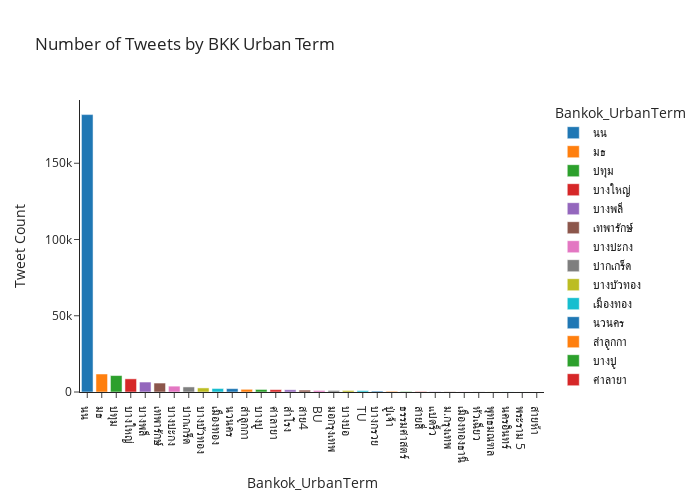

This figure's notebook cell:
### Code cell
px.bar(bkk_urban_tweet_count, x = "Bankok_UrbanTerm", y = "Tweet Count",
        title = "Number of Tweets by BKK Urban Term",
        color ="Bankok_UrbanTerm", width= 700 ,height= 500)

### Figure 1 — Plotly figure (JSON) as saved in the notebook; plotly's stock layout.template omitted (floating-point values rounded to 4 significant figures)
{"data": [{"alignmentgroup": "True", "hovertemplate": "Bankok_UrbanTerm=%{x}<br>Tweet Count=%{y}<extra></extra>", "legendgroup": "นน", "marker": {"color": "#1F77B4", "pattern": {"shape": ""}}, "name": "นน", "offsetgroup": "นน", "orientation": "v", "showlegend": true, "textposition": "auto", "type": "bar", "x": ["นน"], "xaxis": "x", "y": [181901], "yaxis": "y"}, {"alignmentgroup": "True", "hovertemplate": "Bankok_UrbanTerm=%{x}<br>Tweet Count=%{y}<extra></extra>", "legendgroup": "มธ", "marker": {"color": "#FF7F0E", "pattern": {"shape": ""}}, "name": "มธ", "offsetgroup": "มธ", "orientation": "v", "showlegend": true, "textposition": "auto", "type": "bar", "x": ["มธ"], "xaxis": "x", "y": [11812], "yaxis": "y"}, {"alignmentgroup": "True", "hovertemplate": "Bankok_UrbanTerm=%{x}<br>Tweet Count=%{y}<extra></extra>", "legendgroup": "ปทุม", "marker": {"color": "#2CA02C", "pattern": {"shape": ""}}, "name": "ปทุม", "offsetgroup": "ปทุม", "orientation": "v", "showlegend": true, "textposition": "auto", "type": "bar", "x": ["ปทุม"], "xaxis": "x", "y": [10783], "yaxis": "y"}, {"alignmentgroup": "True", "hovertemplate": "Bankok_UrbanTerm=%{x}<br>Tweet Count=%{y}<extra></extra>", "legendgroup": "บางใหญ่", "marker": {"color": "#D62728", "pattern": {"shape": ""}}, "name": "บางใหญ่", "offsetgroup": "บางใหญ่", "orientation": "v", "showlegend": true, "textposition": "auto", "type": "bar", "x": ["บางใหญ่"], "xaxis": "x", "y": [8636], "yaxis": "y"}, {"alignmentgroup": "True", "hovertemplate": "Bankok_UrbanTerm=%{x}<br>Tweet Count=%{y}<extra></extra>", "legendgroup": "บางพลี", "marker": {"color": "#9467BD", "pattern": {"shape": ""}}, "name": "บางพลี", "offsetgroup": "บางพลี", "orientation": "v", "showlegend": true, "textposition": "auto", "type": "bar", "x": ["บางพลี"], "xaxis": "x", "y": [6534], "yaxis": "y"}, {"alignmentgroup": "True", "hovertemplate": "Bankok_UrbanTerm=%{x}<br>Tweet Count=%{y}<extra></extra>", "legendgroup": "เทพารักษ์", "marker": {"color": "#8C564B", "pattern": {"shape": ""}}, "name": "เทพารักษ์", "offsetgroup": "เทพารักษ์", "orientation": "v", "showlegend": true, "textposition": "auto", "type": "bar", "x": ["เทพารักษ์"], "xaxis": "x", "y": [5868], "yaxis": "y"}, {"alignmentgroup": "True", "hovertemplate": "Bankok_UrbanTerm=%{x}<br>Tweet Count=%{y}<extra></extra>", "legendgroup": "บางปะกง", "marker": {"color": "#E377C2", "pattern": {"shape": ""}}, "name": "บางปะกง", "offsetgroup": "บางปะกง", "orientation": "v", "showlegend": true, "textposition": "auto", "type": "bar", "x": ["บางปะกง"], "xaxis": "x", "y": [3840], "yaxis": "y"}, {"alignmentgroup": "True", "hovertemplate": "Bankok_UrbanTerm=%{x}<br>Tweet Count=%{y}<extra></extra>", "legendgroup": "ปากเกร็ด", "marker": {"color": "#7F7F7F", "pattern": {"shape": ""}}, "name": "ปากเกร็ด", "offsetgroup": "ปากเกร็ด", "orientation": "v", "showlegend": true, "textposition": "auto", "type": "bar", "x": ["ปากเกร็ด"], "xaxis": "x", "y": [3319], "yaxis": "y"}, {"alignmentgroup": "True", "hovertemplate": "Bankok_UrbanTerm=%{x}<br>Tweet Count=%{y}<extra></extra>", "legendgroup": "บางบัวทอง", "marker": {"color": "#BCBD22", "pattern": {"shape": ""}}, "name": "บางบัวทอง", "offsetgroup": "บางบัวทอง", "orientation": "v", "showlegend": true, "textposition": "auto", "type": "bar", "x": ["บางบัวทอง"], "xaxis": "x", "y": [2679], "yaxis": "y"}, {"alignmentgroup": "True", "hovertemplate": "Bankok_UrbanTerm=%{x}<br>Tweet Count=%{y}<extra></extra>", "legendgroup": "เมืองทอง", "marker": {"color": "#17BECF", "pattern": {"shape": ""}}, "name": "เมืองทอง", "offsetgroup": "เมืองทอง", "orientation": "v", "showlegend": true, "textposition": "auto", "type": "bar", "x": ["เมืองทอง"], "xaxis": "x", "y": [2314], "yaxis": "y"}, {"alignmentgroup": "True", "hovertemplate": "Bankok_UrbanTerm=%{x}<br>Tweet Count=%{y}<extra></extra>", "legendgroup": "นวนคร", "marker": {"color": "#1F77B4", "pattern": {"shape": ""}}, "name": "นวนคร", "offsetgroup": "นวนคร", "orientation": "v", "showlegend": true, "textposition": "auto", "type": "bar", "x": ["นวนคร"], "xaxis": "x", "y": [2219], "yaxis": "y"}, {"alignmentgroup": "True", "hovertemplate": "Bankok_UrbanTerm=%{x}<br>Tweet Count=%{y}<extra></extra>", "legendgroup": "ลำลูกกา", "marker": {"color": "#FF7F0E", "pattern": {"shape": ""}}, "name": "ลำลูกกา", "offsetgroup": "ลำลูกกา", "orientation": "v", "showlegend": true, "textposition": "auto", "type": "bar", "x": ["ลำลูกกา"], "xaxis": "x", "y": [1767], "yaxis": "y"}, {"alignmentgroup": "True", "hovertemplate": "Bankok_UrbanTerm=%{x}<br>Tweet Count=%{y}<extra></extra>", "legendgroup": "บางปู", "marker": {"color": "#2CA02C", "pattern": {"shape": ""}}, "name": "บางปู", "offsetgroup": "บางปู", "orientation": "v", "showlegend": true, "textposition": "auto", "type": "bar", "x": ["บางปู"], "xaxis": "x", "y": [1675], "yaxis": "y"}, {"alignmentgroup": "True", "hovertemplate": "Bankok_UrbanTerm=%{x}<br>Tweet Count=%{y}<extra></extra>", "legendgroup": "ศาลายา", "marker": {"color": "#D62728", "pattern": {"shape": ""}}, "name": "ศาลายา", "offsetgroup": "ศาลายา", "orientation": "v", "showlegend": true, "textposition": "auto", "type": "bar", "x": ["ศาลายา"], "xaxis": "x", "y": [1541], "yaxis": "y"}, {"alignmentgroup": "True", "hovertemplate": "Bankok_UrbanTerm=%{x}<br>Tweet Count=%{y}<extra></extra>", "legendgroup": "สำโรง", "marker": {"color": "#9467BD", "pattern": {"shape": ""}}, "name": "สำโรง", "offsetgroup": "สำโรง", "orientation": "v", "showlegend": true, "textposition": "auto", "type": "bar", "x": ["สำโรง"], "xaxis": "x", "y": [1457], "yaxis": "y"}, {"alignmentgroup": "True", "hovertemplate": "Bankok_UrbanTerm=%{x}<br>Tweet Count=%{y}<extra></extra>", "legendgroup": "สาย4", "marker": {"color": "#8C564B", "pattern": {"shape": ""}}, "name": "สาย4", "offsetgroup": "สาย4", "orientation": "v", "showlegend": true, "textposition": "auto", "type": "bar", "x": ["สาย4"], "xaxis": "x", "y": [1260], "yaxis": "y"}, {"alignmentgroup": "True", "hovertemplate": "Bankok_UrbanTerm=%{x}<br>Tweet Count=%{y}<extra></extra>", "legendgroup": "BU", "marker": {"color": "#E377C2", "pattern": {"shape": ""}}, "name": "BU", "offsetgroup": "BU", "orientation": "v", "showlegend": true, "textposition": "auto", "type": "bar", "x": ["BU"], "xaxis": "x", "y": [1019], "yaxis": "y"}, {"alignmentgroup": "True", "hovertemplate": "Bankok_UrbanTerm=%{x}<br>Tweet Count=%{y}<extra></extra>", "legendgroup": "มอกรุงเทพ", "marker": {"color": "#7F7F7F", "pattern": {"shape": ""}}, "name": "มอกรุงเทพ", "offsetgroup": "มอกรุงเทพ", "orientation": "v", "showlegend": true, "textposition": "auto", "type": "bar", "x": ["มอกรุงเทพ"], "xaxis": "x", "y": [1013], "yaxis": "y"}, {"alignmentgroup": "True", "hovertemplate": "Bankok_UrbanTerm=%{x}<br>Tweet Count=%{y}<extra></extra>", "legendgroup": "บางบ่อ", "marker": {"color": "#BCBD22", "pattern": {"shape": ""}}, "name": "บางบ่อ", "offsetgroup": "บางบ่อ", "orientation": "v", "showlegend": true, "textposition": "auto", "type": "bar", "x": ["บางบ่อ"], "xaxis": "x", "y": [994], "yaxis": "y"}, {"alignmentgroup": "True", "hovertemplate": "Bankok_UrbanTerm=%{x}<br>Tweet Count=%{y}<extra></extra>", "legendgroup": "TU", "marker": {"color": "#17BECF", "pattern": {"shape": ""}}, "name": "TU", "offsetgroup": "TU", "orientation": "v", "showlegend": true, "textposition": "auto", "type": "bar", "x": ["TU"], "xaxis": "x", "y": [921], "yaxis": "y"}, {"alignmentgroup": "True", "hovertemplate": "Bankok_UrbanTerm=%{x}<br>Tweet Count=%{y}<extra></extra>", "legendgroup": "บางกรวย", "marker": {"color": "#1F77B4", "pattern": {"shape": ""}}, "name": "บางกรวย", "offsetgroup": "บางกรวย", "orientation": "v", "showlegend": true, "textposition": "auto", "type": "bar", "x": ["บางกรวย"], "xaxis": "x", "y": [603], "yaxis": "y"}, {"alignmentgroup": "True", "hovertemplate": "Bankok_UrbanTerm=%{x}<br>Tweet Count=%{y}<extra></extra>", "legendgroup": "ปู่เจ้า", "marker": {"color": "#FF7F0E", "pattern": {"shape": ""}}, "name": "ปู่เจ้า", "offsetgroup": "ปู่เจ้า", "orientation": "v", "showlegend": true, "textposition": "auto", "type": "bar", "x": ["ปู่เจ้า"], "xaxis": "x", "y": [478], "yaxis": "y"}, {"alignmentgroup": "True", "hovertemplate": "Bankok_UrbanTerm=%{x}<br>Tweet Count=%{y}<extra></extra>", "legendgroup": "ธรรมศาสตร์", "marker": {"color": "#2CA02C", "pattern": {"shape": ""}}, "name": "ธรรมศาสตร์", "offsetgroup": "ธรรมศาสตร์", "orientation": "v", "showlegend": true, "textposition": "auto", "type": "bar", "x": ["ธรรมศาสตร์"], "xaxis": "x", "y": [354], "yaxis": "y"}, {"alignmentgroup": "True", "hovertemplate": "Bankok_UrbanTerm=%{x}<br>Tweet Count=%{y}<extra></extra>", "legendgroup": "สายสี่", "marker": {"color": "#D62728", "pattern": {"shape": ""}}, "name": "สายสี่", "offsetgroup": "สายสี่", "orientation": "v", "showlegend": true, "textposition": "auto", "type": "bar", "x": ["สายสี่"], "xaxis": "x", "y": [344], "yaxis": "y"}, {"alignmentgroup": "True", "hovertemplate": "Bankok_UrbanTerm=%{x}<br>Tweet Count=%{y}<extra></extra>", "legendgroup": "แปดริ้ว", "marker": {"color": "#9467BD", "pattern": {"shape": ""}}, "name": "แปดริ้ว", "offsetgroup": "แปดริ้ว", "orientation": "v", "showlegend": true, "textposition": "auto", "type": "bar", "x": ["แปดริ้ว"], "xaxis": "x", "y": [223], "yaxis": "y"}, {"alignmentgroup": "True", "hovertemplate": "Bankok_UrbanTerm=%{x}<br>Tweet Count=%{y}<extra></extra>", "legendgroup": "ม.กรุงเทพ", "marker": {"color": "#8C564B", "pattern": {"shape": ""}}, "name": "ม.กรุงเทพ", "offsetgroup": "ม.กรุงเทพ", "orientation": "v", "showlegend": true, "textposition": "auto", "type": "bar", "x": ["ม.กรุงเทพ"], "xaxis": "x", "y": [169], "yaxis": "y"}, {"alignmentgroup": "True", "hovertemplate": "Bankok_UrbanTerm=%{x}<br>Tweet Count=%{y}<extra></extra>", "legendgroup": "เมืองทองธานี", "marker": {"color": "#E377C2", "pattern": {"shape": ""}}, "name": "เมืองทองธานี", "offsetgroup": "เมืองทองธานี", "orientation": "v", "showlegend": true, "textposition": "auto", "type": "bar", "x": ["เมืองทองธานี"], "xaxis": "x", "y": [110], "yaxis": "y"}, {"alignmentgroup": "True", "hovertemplate": "Bankok_UrbanTerm=%{x}<br>Tweet Count=%{y}<extra></extra>", "legendgroup": "หัวเฉียว", "marker": {"color": "#7F7F7F", "pattern": {"shape": ""}}, "name": "หัวเฉียว", "offsetgroup": "หัวเฉียว", "orientation": "v", "showlegend": true, "textposition": "auto", "type": "bar", "x": ["หัวเฉียว"], "xaxis": "x", "y": [105], "yaxis": "y"}, {"alignmentgroup": "True", "hovertemplate": "Bankok_UrbanTerm=%{x}<br>Tweet Count=%{y}<extra></extra>", "legendgroup": "พุทธมณฑล", "marker": {"color": "#BCBD22", "pattern": {"shape": ""}}, "name": "พุทธมณฑล", "offsetgroup": "พุทธมณฑล", "orientation": "v", "showlegend": true, "textposition": "auto", "type": "bar", "x": ["พุทธมณฑล"], "xaxis": "x", "y": [73], "yaxis": "y"}, {"alignmentgroup": "True", "hovertemplate": "Bankok_UrbanTerm=%{x}<br>Tweet Count=%{y}<extra></extra>", "legendgroup": "นครอินทร์", "marker": {"color": "#17BECF", "pattern": {"shape": ""}}, "name": "นครอินทร์", "offsetgroup": "นครอินทร์", "orientation": "v", "showlegend": true, "textposition": "auto", "type": "bar", "x": ["นครอินทร์"], "xaxis": "x", "y": [67], "yaxis": "y"}, {"alignmentgroup": "True", "hovertemplate": "Bankok_UrbanTerm=%{x}<br>Tweet Count=%{y}<extra></extra>", "legendgroup": "พระราม 5", "marker": {"color": "#1F77B4", "pattern": {"shape": ""}}, "name": "พระราม 5", "offsetgroup": "พระราม 5", "orientation": "v", "showlegend": true, "textposition": "auto", "type": "bar", "x": ["พระราม 5"], "xaxis": "x", "y": [23], "yaxis": "y"}, {"alignmentgroup": "True", "hovertemplate": "Bankok_UrbanTerm=%{x}<br>Tweet Count=%{y}<extra></extra>", "legendgroup": "สายห้า", "marker": {"color": "#FF7F0E", "pattern": {"shape": ""}}, "name": "สายห้า", "offsetgroup": "สายห้า", "orientation": "v", "showlegend": true, "textposition": "auto", "type": "bar", "x": ["สายห้า"], "xaxis": "x", "y": [6], "yaxis": "y"}], "layout": {"barmode": "relative", "height": 500, "legend": {"title": {"text": "Bankok_UrbanTerm"}, "tracegroupgap": 0}, "title": {"text": "Number of Tweets by BKK Urban Term"}, "width": 700, "xaxis": {"anchor": "y", "categoryarray": ["นน", "มธ", "ปทุม", "บางใหญ่", "บางพลี", "เทพารักษ์", "บางปะกง", "ปากเกร็ด", "บางบัวทอง", "เมืองทอง", "นวนคร", "ลำลูกกา", "บางปู", "ศาลายา", "สำโรง", "สาย4", "BU", "มอกรุงเทพ", "บางบ่อ", "TU", "บางกรวย", "ปู่เจ้า", "ธรรมศาสตร์", "สายสี่", "แปดริ้ว", "ม.กรุงเทพ", "เมืองทองธานี", "หัวเฉียว", "พุทธมณฑล", "นครอินทร์", "พระราม 5", "สายห้า"], "categoryorder": "array", "domain": [0, 1], "title": {"text": "Bankok_UrbanTerm"}}, "yaxis": {"anchor": "x", "domain": [0, 1], "title": {"text": "Tweet Count"}}}}
